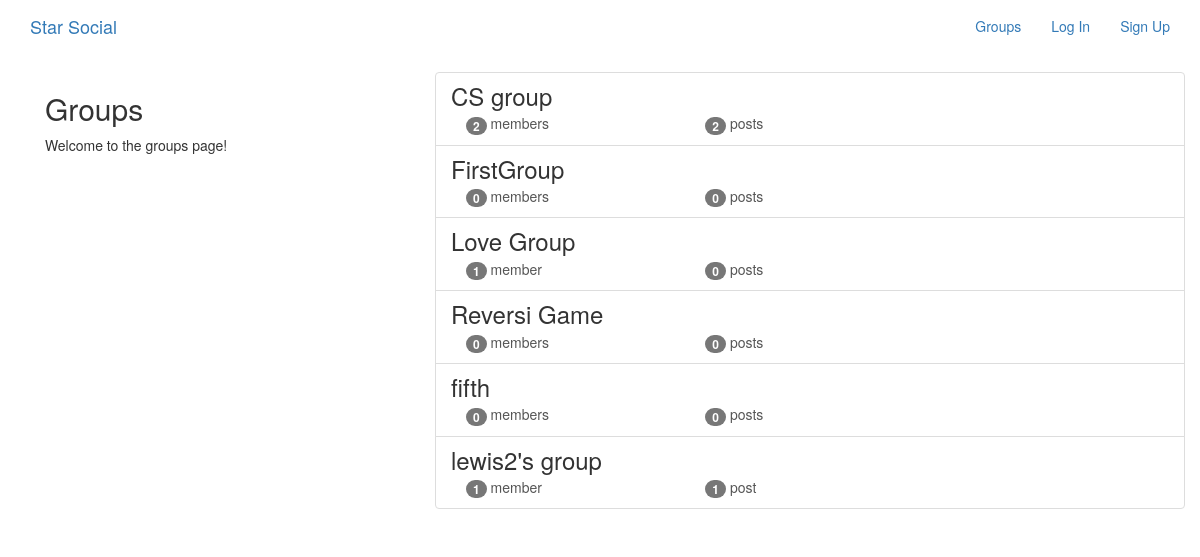
The app's page /groups/ with its own data.
### groups/models.py (models this page shows, shortened)
class Group(models.Model):
    name = models.CharField(max_length=256, unique=True)
    slug = models.SlugField(allow_unicode=True, unique=True)
    description = models.TextField(blank=True, default='')
    description_html = models.TextField(editable=False, default='', blank=True)
    members = models.ManyToManyField(User, through='GroupMember')
    class Meta:
        ordering = ['name']

### groups/views.py (the view)
# urls.py: path('',views.ListGroup.as_view(), name='all'),
class ListGroup(generic.ListView):
    model = Group

### groups/templates/groups/group_list.html (shortened to what this page needs)
{% extends "groups/group_base.html" %}
{% block pregroup %}
    <div class="col-md-4">
        <div class="content">
            <h2>Groups</h2>
            <p>Welcome to the groups page!</p>
        </div>
    </div>
{% endblock %}
{% block group_content %}
    <div class="col-md-8">
        <div class="list-group">
            {% for group in object_list %}
                <a class="list-group-item" href="{% url 'groups:single' slug=group.slug %}">
                    <h3 class="title list-group-item-heading">{{ group.name }}</h3>
                    <div class="list-group-item-text container-fluid">
                        <div class="row">
                            <div class="col-md-4">
                                <span class="badge">{{ group.members.count }}</span>
                                member{{ group.members.count|pluralize }}
                            </div>
                            <div class="col-md-4">
                                <span class="badge">{{ group.posts.count }}</span>
                                post{{ group.posts.count|pluralize }}
                            </div>
                        </div>
                    </div>
                </a>
            {% endfor %}
        </div>
    </div>
{% endblock %}

### groups/templates/groups/group_base.html (shortened to what this page needs)
{% extends "base.html" %}
{% block body_block %}
    <div class="container">
        <div class="row">
            {% block pregroup %}
            {% endblock %}
            {% block group_content %}
            {% endblock %}
        </div>
    </div>
{% endblock %}

### templates/base.html (shortened to what this page needs)
<!DOCTYPE html>
{% load staticfiles %}
<html lang="en">
<head>
    <link rel="stylesheet" href="https://maxcdn.bootstrapcdn.com/bootstrap/3.3.7/css/bootstrap.min.css">
    <link rel="stylesheet" href="{% static 'simpleSocialBlog/css/master.css' %}">
</head>
<body>
    <nav class="navbar mynav" role="navigation" id="navbar">
        <div class="container">
            <a class="navbar-brand mynav" href="{% url 'home' %}">Star Social</a>
            <ul class="nav navbar-nav navbar-right">
                {% if user.is_authenticated %}
                    <li><a href="{% url 'posts:create' %}">Post</a></li>
                    <li><a href="{% url 'groups:all' %}">Groups</a></li>
                    <li><a href="{% url 'groups:create' %}">Create Group</a></li>
                    <li><a href="{% url 'accounts:logout' %}">Log Out</a></li>
                {% else %}
                    <li><a href="{% url 'groups:all' %}">Groups</a></li>
                    <li><a href="{% url 'accounts:login' %}">Log In</a></li>
                    <li><a href="{% url 'accounts:signup' %}">Sign Up</a></li>
                {% endif %}
            </ul>
        </div>
    </nav>
    <div class="container mycontent">
        {% block body_block %}
        {% endblock %}
    </div>
</body>
</html>

### records on screen
Group: name "CS group", members.count "2", posts.count "2"
Group: name "FirstGroup", members.count "0", posts.count "0"
Group: name "Love Group", members.count "1", posts.count "0"
Group: name "Reversi Game", members.count "0", posts.count "0"
Group: name "fifth", members.count "0", posts.count "0"
Group: name "lewis2's group", members.count "1", posts.count "1"
